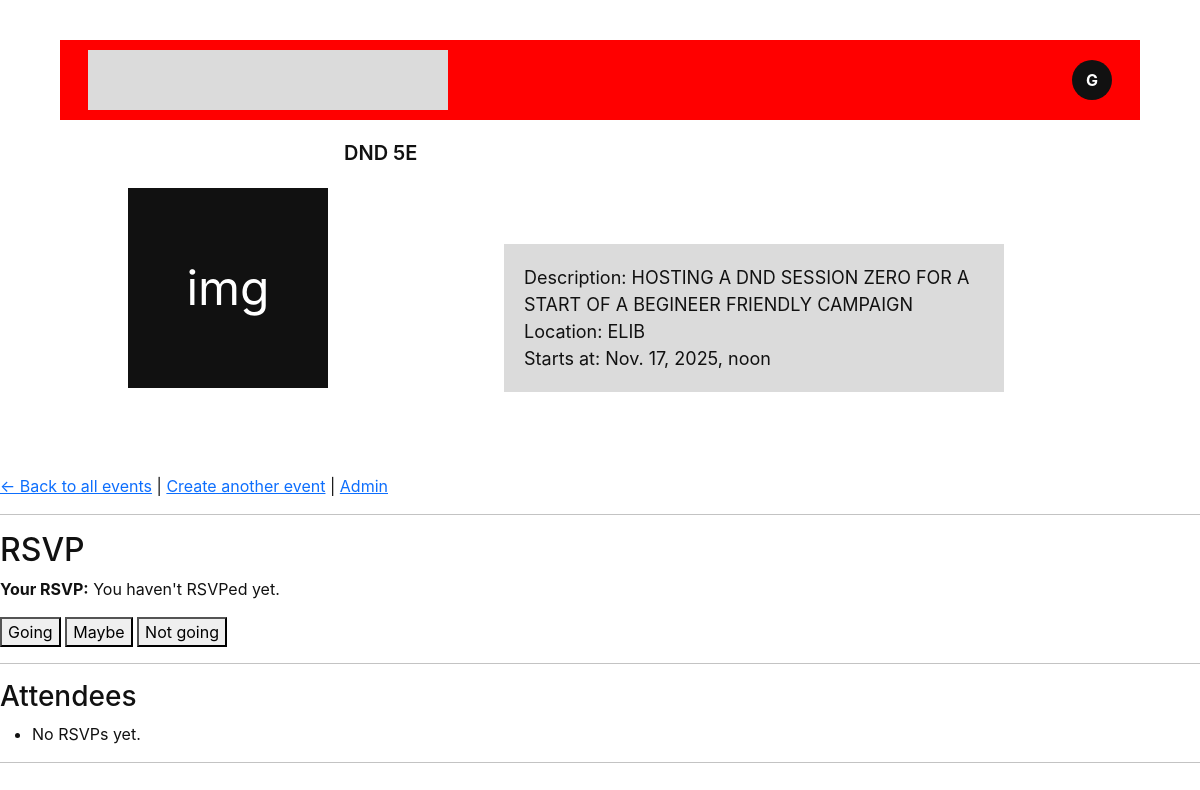
/events/1/ (signed in), run on an earlier commit of the app's database.
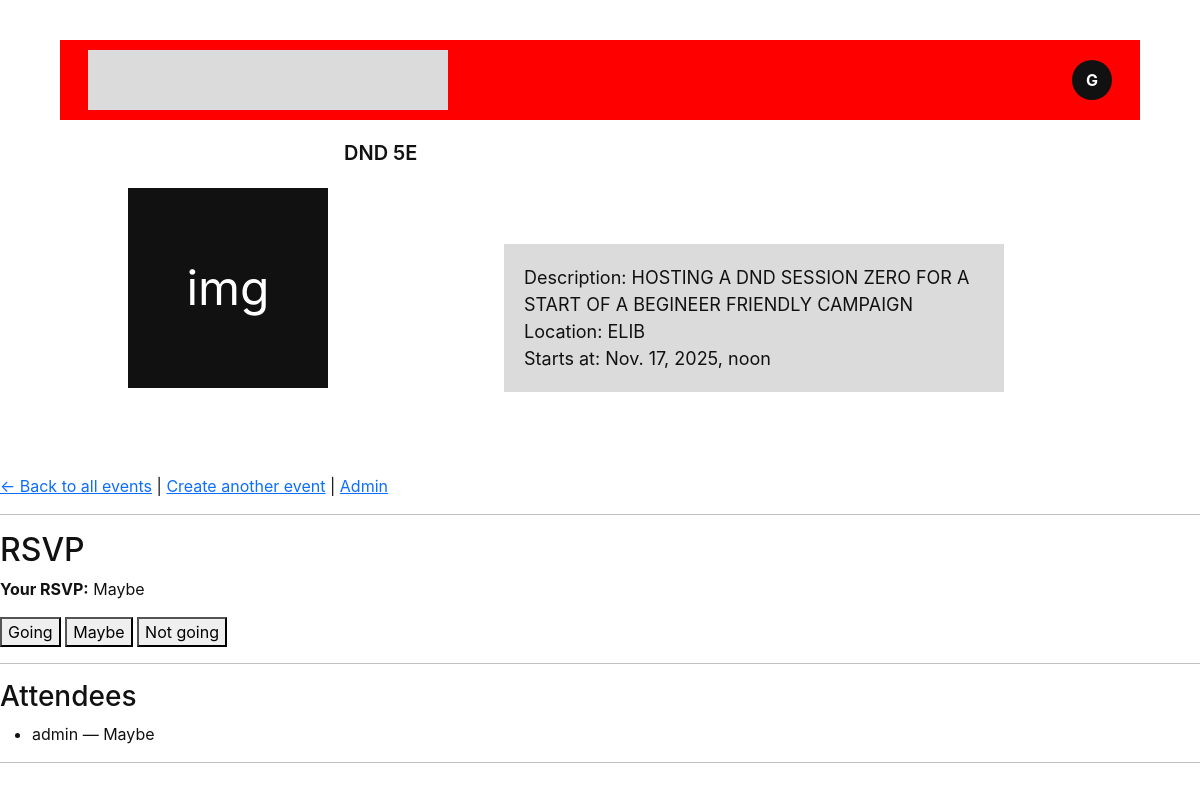
And on a later commit of the database.
### app/models.py (models this page shows, shortened)
class RSVP(models.Model):
    class Meta:
        constraints = [models.UniqueConstraint(fields=['user', 'event'], name='unique_rsvp')]
    GOING = 'going'
    MAYBE = 'maybe'
    NO = 'no'
    STATUS_CHOICES = [
        (GOING, 'Going'),
        (MAYBE, 'Maybe'),
        (NO, 'Not going')
    ]
    user = models.ForeignKey(Profile, on_delete=models.CASCADE)
    event = models.ForeignKey(Event, on_delete=models.CASCADE, related_name='rsvps')
    status = models.CharField(max_length=10, choices=STATUS_CHOICES)
    created_at = models.DateTimeField(auto_now_add=True)

class Profile(models.Model):
    user = models.OneToOneField(User, on_delete=models.CASCADE)
    fullname = models.CharField(max_length=100, blank=True)
    birthday = models.DateField(blank=True, null=True)
    phone_number = models.CharField(max_length=20, blank=True)
    display_name = models.CharField(max_length=30, blank=True)
    bio = models.TextField(blank=True)
    interests = models.ManyToManyField('Interest', blank=True)

### app/views.py (the view)
# urls.py: path('events/<int:event_id>/', views.event_detail, name='event_detail'),
@login_required
def event_detail(request, event_id):
    event = get_object_or_404(Event, id=event_id)
    my_rsvp = RSVP.objects.filter(user=request.user.profile, event=event).first()
    attendees = event.rsvps.select_related('user')
    return render(request,"app/event_detail.html",{"event": event,"my_rsvp": my_rsvp,"attendees": attendees,},)

### app/templates/app/event_detail.html (shortened to what this page needs)
<!doctype html>
<html lang="en">
<head>
  <link href="https://cdn.jsdelivr.net/npm/bootstrap@5.3.2/dist/css/bootstrap.min.css" rel="stylesheet">
</head>
<body>
  <div class="events-section" id="eventsSection">
    <div class="topbar">
      <div class="brand-box"></div>
      <a href="{% url 'profile' %}" style="text-decoration: none;">
      <button class="avatar btn bun-custom" >G</button>
      </a>
    </div>
    <div class="event-card">
      <div class="profile-thumb">img</div>
      <div class="event-meta">
        <div class="event-title">{{ event.title }}</div>
        <div class="event-desc">
          Description: {{event.description}}<br>
          Location: {{event.location}}<br>
          Starts at: {{event.starts_at}}
        </div>
      </div>
    </div>
  </div>
  <p>
    <a href="{% url 'event_list' %}">← Back to all events</a> |
    <a href="{% url 'event_create' %}">Create another event</a> |
    <a href="/admin/">Admin</a>
  </p>
  <hr>
  <h2>RSVP</h2>
  {% if my_rsvp %}
    <p><strong>Your RSVP:</strong> {{ my_rsvp.get_status_display }}</p>
  {% else %}
    <p><strong>Your RSVP:</strong> You haven't RSVPed yet.</p>
  {% endif %}
  <form method="post" action="{% url 'rsvp_event' event.id %}">
    <button type="submit" name="status" value="going">Going</button>
    <button type="submit" name="status" value="maybe">Maybe</button>
    <button type="submit" name="status" value="no">Not going</button>
  </form>
  <hr>
  <h3>Attendees</h3>
  <ul>
    {% for rsvp in attendees %}
      <li>
        {{ rsvp.user.display_name }} — {{ rsvp.get_status_display }}
      </li>
    {% empty %}
      <li>No RSVPs yet.</li>
    {% endfor %}
  </ul>
  <hr>
</body>
</html>

What changed in the data, as far as the page shows it:
added RSVP: status "Maybe", user.display_name "admin"
Also different on the page:
text no longer shown: "You haven't RSVPed yet. No RSVPs yet."
